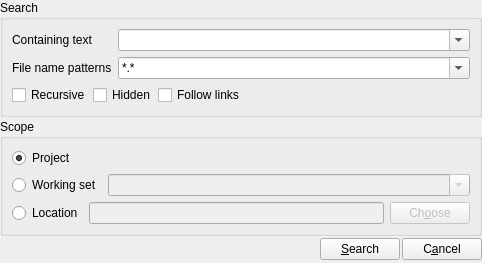
<?xml version="1.0" encoding="UTF-8"?>
<ui version="4.0">
 <class>SearchDialog</class>
 <widget class="QDialog" name="SearchDialog">
  <property name="geometry">
   <rect>
    <x>0</x>
    <y>0</y>
    <width>482</width>
    <height>263</height>
   </rect>
  </property>
  <property name="minimumSize">
   <size>
    <width>482</width>
    <height>0</height>
   </size>
  </property>
  <property name="windowTitle">
   <string>Search</string>
  </property>
  <property name="windowIcon">
   <iconset>
    <normaloff>:/images/prymatex/logo.png</normaloff>:/images/prymatex/logo.png</iconset>
  </property>
  <layout class="QVBoxLayout" name="verticalLayout">
   <property name="spacing">
    <number>2</number>
   </property>
   <property name="margin">
    <number>0</number>
   </property>
   <item>
    <widget class="QGroupBox" name="groupBox">
     <property name="sizePolicy">
      <sizepolicy hsizetype="Preferred" vsizetype="Fixed">
       <horstretch>0</horstretch>
       <verstretch>0</verstretch>
      </sizepolicy>
     </property>
     <property name="title">
      <string>Search</string>
     </property>
     <layout class="QFormLayout" name="formLayout">
      <property name="fieldGrowthPolicy">
       <enum>QFormLayout::ExpandingFieldsGrow</enum>
      </property>
      <item row="1" column="0">
       <widget class="QLabel" name="label">
        <property name="text">
         <string>Containing text</string>
        </property>
       </widget>
      </item>
      <item row="1" column="1">
       <widget class="QComboBox" name="comboBoxContainingText">
        <property name="sizePolicy">
         <sizepolicy hsizetype="Expanding" vsizetype="Fixed">
          <horstretch>0</horstretch>
          <verstretch>0</verstretch>
         </sizepolicy>
        </property>
        <property name="editable">
         <bool>true</bool>
        </property>
       </widget>
      </item>
      <item row="2" column="0">
       <widget class="QLabel" name="label_3">
        <property name="text">
         <string>File name patterns</string>
        </property>
       </widget>
      </item>
      <item row="2" column="1">
       <widget class="QComboBox" name="comboBoxFilePatterns">
        <property name="sizePolicy">
         <sizepolicy hsizetype="Expanding" vsizetype="Fixed">
          <horstretch>0</horstretch>
          <verstretch>0</verstretch>
         </sizepolicy>
        </property>
        <property name="editable">
         <bool>true</bool>
        </property>
        <item>
         <property name="text">
          <string>*.*</string>
         </property>
        </item>
       </widget>
      </item>
      <item row="3" column="0" colspan="2">
       <layout class="QHBoxLayout" name="horizontalLayout_4">
        <property name="spacing">
         <number>2</number>
        </property>
        <item>
         <widget class="QCheckBox" name="checkBoxRecursive">
          <property name="text">
           <string>Recursive</string>
          </property>
         </widget>
        </item>
        <item>
         <widget class="QCheckBox" name="checkBoxHidden">
          <property name="text">
           <string>Hidden</string>
          </property>
         </widget>
        </item>
        <item>
         <widget class="QCheckBox" name="checkBoxFollowLinks">
          <property name="text">
           <string>Follow links</string>
          </property>
         </widget>
        </item>
        <item>
         <spacer name="horizontalSpacer_2">
          <property name="orientation">
           <enum>Qt::Horizontal</enum>
          </property>
          <property name="sizeHint" stdset="0">
           <size>
            <width>40</width>
            <height>20</height>
           </size>
          </property>
         </spacer>
        </item>
       </layout>
      </item>
     </layout>
    </widget>
   </item>
   <item>
    <widget class="QGroupBox" name="groupBox_2">
     <property name="sizePolicy">
      <sizepolicy hsizetype="Preferred" vsizetype="Fixed">
       <horstretch>0</horstretch>
       <verstretch>0</verstretch>
      </sizepolicy>
     </property>
     <property name="title">
      <string>Scope</string>
     </property>
     <layout class="QVBoxLayout" name="verticalLayout_2">
      <item>
       <widget class="QRadioButton" name="radioButtonProject">
        <property name="text">
         <string>Project</string>
        </property>
        <property name="checked">
         <bool>true</bool>
        </property>
       </widget>
      </item>
      <item>
       <layout class="QHBoxLayout" name="horizontalLayout">
        <item>
         <widget class="QRadioButton" name="radioButtonWorkingSet">
          <property name="text">
           <string>Working set</string>
          </property>
         </widget>
        </item>
        <item>
         <widget class="QComboBox" name="comboBoxWorkingSet">
          <property name="enabled">
           <bool>false</bool>
          </property>
          <property name="sizePolicy">
           <sizepolicy hsizetype="Expanding" vsizetype="Preferred">
            <horstretch>0</horstretch>
            <verstretch>0</verstretch>
           </sizepolicy>
          </property>
          <property name="editable">
           <bool>true</bool>
          </property>
         </widget>
        </item>
       </layout>
      </item>
      <item>
       <layout class="QHBoxLayout" name="horizontalLayout_3">
        <item>
         <widget class="QRadioButton" name="radioButton">
          <property name="text">
           <string>Location</string>
          </property>
         </widget>
        </item>
        <item>
         <widget class="QLineEdit" name="lineLocation">
          <property name="enabled">
           <bool>false</bool>
          </property>
         </widget>
        </item>
        <item>
         <widget class="QPushButton" name="buttonChoose">
          <property name="enabled">
           <bool>false</bool>
          </property>
          <property name="text">
           <string>Ch&amp;oose</string>
          </property>
         </widget>
        </item>
       </layout>
      </item>
     </layout>
    </widget>
   </item>
   <item>
    <layout class="QHBoxLayout" name="horizontalLayout_2">
     <item>
      <spacer name="horizontalSpacer">
       <property name="orientation">
        <enum>Qt::Horizontal</enum>
       </property>
       <property name="sizeHint" stdset="0">
        <size>
         <width>40</width>
         <height>20</height>
        </size>
       </property>
      </spacer>
     </item>
     <item>
      <widget class="QPushButton" name="buttonSearch">
       <property name="text">
        <string>&amp;Search</string>
       </property>
       <property name="icon">
        <iconset>
         <normaloff>:/icons/actions/edit-find.png</normaloff>:/icons/actions/edit-find.png</iconset>
       </property>
      </widget>
     </item>
     <item>
      <widget class="QPushButton" name="buttonCancel">
       <property name="text">
        <string>C&amp;ancel</string>
       </property>
       <property name="icon">
        <iconset>
         <normaloff>:/icons/actions/dialog-cancel.png</normaloff>:/icons/actions/dialog-cancel.png</iconset>
       </property>
      </widget>
     </item>
    </layout>
   </item>
  </layout>
 </widget>
 <resources/>
 <connections/>
</ui>
